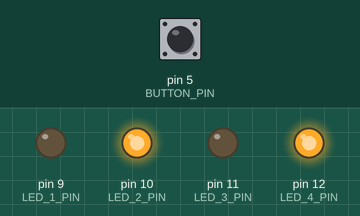
Bench run of a sketch on a simulated Arduino Uno, built with avr-gcc and run on an emulated ATmega328P. Shown: output pins drawn as LEDs (lit = HIGH). The test bench sets the inputs (shaded band); at power-on: pin 5 (BUTTON_PIN) HIGH.

Above: at 1.2 s.
1.3 s: pin 5 (BUTTON_PIN) pulled LOW for 0.15 s
At 1.42 s:
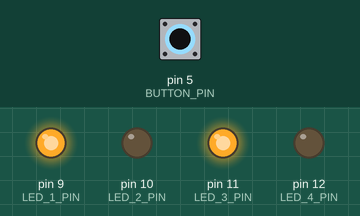
2.9 s: pin 5 (BUTTON_PIN) pulled LOW for 3.2 s
At 6.8 s:
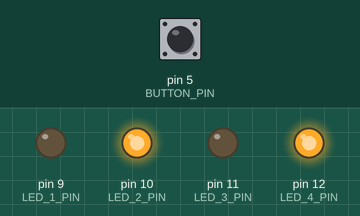
Timing chart, 0 to 8.3 s (numbered marks = the images above; inputs shaded):
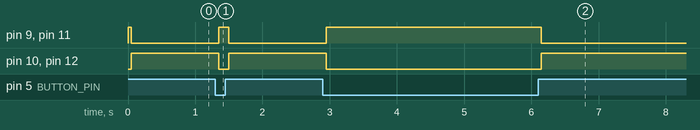

Measured:
- after the input at 1.3 s, pin 9 (LED_1_PIN), pin 11 (LED_3_PIN): LOW → HIGH after 0.05 s, → LOW 0.15 s later; pin 10 (LED_2_PIN), pin 12 (LED_4_PIN): HIGH → LOW after 0.05 s, → HIGH 0.15 s later
- after the input at 2.9 s, pin 9 (LED_1_PIN), pin 11 (LED_3_PIN): LOW → HIGH after 0.05 s, → LOW 3.2 s later; pin 10 (LED_2_PIN), pin 12 (LED_4_PIN): HIGH → LOW after 0.05 s, → HIGH 3.2 s later

The sketch:

testClass_AIO.ino
```cpp
class Led {
      private:
            int pin;
      public:
            Led(int pin){
                  //use -> to make the difference between "pin" attribute of class and local variable pin created from parameter
                  this->pin = pin;
                  init();
            }

            void init() {
                  pinMode(pin, OUTPUT);
                  off();
            };

            void on() {
                  digitalWrite(pin, HIGH);
            }

            void off() {
                  digitalWrite(pin, LOW);
            }
};

class Button {
      private:
            byte pin;
            byte state;
            byte lastReading;
            unsigned long lastDebounceTime = 0;
            unsigned long debounceDelay = 50;
      public:
            Button(byte pin) {
                  this->pin = pin;
                  lastReading = LOW;
                  init();
                  }

            void init() {
                  pinMode(pin, INPUT_PULLUP); // INPUT is PULLUP so will be 1 if not connected and 0 if connected to ground
                  update();
                  }

            void update() {
                  // You can handle the debounce of the button directly
                  // in the class, so you don't have to think about it
                  // elsewhere in your code
                  byte newReading = digitalRead(pin);


                  if (newReading != lastReading) {
                        lastDebounceTime = millis();
                  }
                  if (millis() - lastDebounceTime > debounceDelay) {
                        // Update the 'state' attribute only if debounce is checked
                        state = newReading;
                  }
                  lastReading = newReading;
            }
            byte getState() {
                  update();
                  return state;
            }

            bool isPressed() {
                  //Pin is setup with a PULLUP resistance so when button is not pressed (floating input) the pin is getting 1
                  //button is connected to ground. When button is pressed, connection to ground is made and pin gets 0
            return (getState() == LOW);
            }
};

//start work
#define LED_1_PIN 9
#define LED_2_PIN 10
#define LED_3_PIN 11
#define LED_4_PIN 12

#define BUTTON_PIN 5

Led led1(LED_1_PIN);
Led led2(LED_2_PIN);
Led led3(LED_3_PIN);
Led led4(LED_4_PIN);

Button button1(BUTTON_PIN);

void setup() {
      Serial.begin(9600);
}

void loop() {
      if (button1.isPressed()){
            led1.on();
            led2.off();
            led3.on();
            led4.off();
      } else {
            led1.off();
            led2.on();
            led3.off();
            led4.on();
      }
}
```
